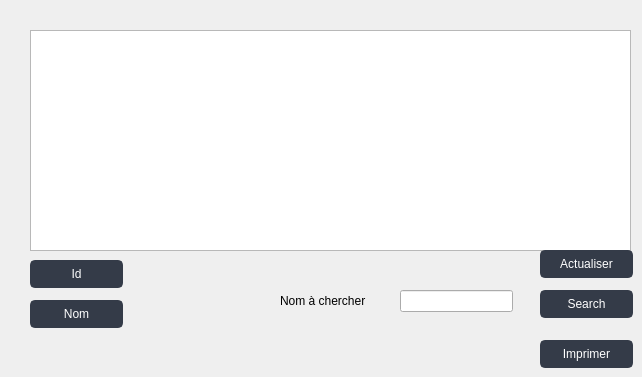
                    <widget class="QWidget" name="tab_11">
                     <attribute name="title">
                      <string>afficher</string>
                     </attribute>
                     <widget class="QTableView" name="tab_cat">
                      <property name="geometry">
                       <rect>
                        <x>30</x>
                        <y>30</y>
                        <width>601</width>
                        <height>221</height>
                       </rect>
                      </property>
                     </widget>
                     <widget class="QPushButton" name="tri_id">
                      <property name="geometry">
                       <rect>
                        <x>30</x>
                        <y>260</y>
                        <width>93</width>
                        <height>28</height>
                       </rect>
                      </property>
                      <property name="styleSheet">
                       <string notr="true">QPushButton {
	color: rgb(255, 255, 255);
	border: 2px solid rgb(52, 59, 72);
	font: 9pt &quot;Segoe UI&quot;;
	border-radius: 5px;	
	background-color: rgb(52, 59, 72);
}
QPushButton:hover {
	background-color: rgb(57, 65, 80);
	border: 2px solid rgb(61, 70, 86);
	

	background-position: right center;
    background-repeat: no-repeat;
}
QPushButton:pressed {	
	background-color: rgb(35, 40, 49);
	border: 2px solid rgb(43, 50, 61);
}</string>
                      </property>
                      <property name="text">
                       <string>Id</string>
                      </property>
                     </widget>
                     <widget class="QPushButton" name="tri_nom">
                      <property name="geometry">
                       <rect>
                        <x>30</x>
                        <y>300</y>
                        <width>93</width>
                        <height>28</height>
                       </rect>
                      </property>
                      <property name="styleSheet">
                       <string notr="true">QPushButton {
	color: rgb(255, 255, 255);
	border: 2px solid rgb(52, 59, 72);
	font: 9pt &quot;Segoe UI&quot;;
	border-radius: 5px;	
	background-color: rgb(52, 59, 72);
}
QPushButton:hover {
	background-color: rgb(57, 65, 80);
	border: 2px solid rgb(61, 70, 86);
	

	background-position: right center;
    background-repeat: no-repeat;
}
QPushButton:pressed {	
	background-color: rgb(35, 40, 49);
	border: 2px solid rgb(43, 50, 61);
}</string>
                      </property>
                      <property name="text">
                       <string>Nom</string>
                      </property>
                     </widget>
                     <widget class="QPushButton" name="btn_refresh">
                      <property name="geometry">
                       <rect>
                        <x>540</x>
                        <y>250</y>
                        <width>93</width>
                        <height>28</height>
                       </rect>
                      </property>
                      <property name="styleSheet">
                       <string notr="true">QPushButton {
	color: rgb(255, 255, 255);
	border: 2px solid rgb(52, 59, 72);
	font: 9pt &quot;Segoe UI&quot;;
	border-radius: 5px;	
	background-color: rgb(52, 59, 72);
}
QPushButton:hover {
	background-color: rgb(57, 65, 80);
	border: 2px solid rgb(61, 70, 86);
	

	background-position: right center;
    background-repeat: no-repeat;
}
QPushButton:pressed {	
	background-color: rgb(35, 40, 49);
	border: 2px solid rgb(43, 50, 61);
}</string>
                      </property>
                      <property name="text">
                       <string>Actualiser</string>
                      </property>
                     </widget>
                     <widget class="QPushButton" name="btn_rechercher_c">
                      <property name="geometry">
                       <rect>
                        <x>540</x>
                        <y>290</y>
                        <width>93</width>
                        <height>28</height>
                       </rect>
                      </property>
                      <property name="styleSheet">
                       <string notr="true">QPushButton {
	color: rgb(255, 255, 255);
	border: 2px solid rgb(52, 59, 72);
	font: 9pt &quot;Segoe UI&quot;;
	border-radius: 5px;	
	background-color: rgb(52, 59, 72);
}
QPushButton:hover {
	background-color: rgb(57, 65, 80);
	border: 2px solid rgb(61, 70, 86);
	

	background-position: right center;
    background-repeat: no-repeat;
}
QPushButton:pressed {	
	background-color: rgb(35, 40, 49);
	border: 2px solid rgb(43, 50, 61);
}</string>
                      </property>
                      <property name="text">
                       <string>Search</string>
                      </property>
                     </widget>
                     <widget class="QLabel" name="label_32">
                      <property name="geometry">
                       <rect>
                        <x>280</x>
                        <y>290</y>
                        <width>91</width>
                        <height>21</height>
                       </rect>
                      </property>
                      <property name="text">
                       <string>Nom à chercher</string>
                      </property>
                     </widget>
                     <widget class="QLineEdit" name="nom_a_chercher">
                      <property name="geometry">
                       <rect>
                        <x>400</x>
                        <y>290</y>
                        <width>113</width>
                        <height>22</height>
                       </rect>
                      </property>
                     </widget>
                     <widget class="QPushButton" name="btn_pdf">
                      <property name="geometry">
                       <rect>
                        <x>540</x>
                        <y>340</y>
                        <width>93</width>
                        <height>28</height>
                       </rect>
                      </property>
                      <property name="styleSheet">
                       <string notr="true">QPushButton {
	color: rgb(255, 255, 255);
	border: 2px solid rgb(52, 59, 72);
	font: 9pt &quot;Segoe UI&quot;;
	border-radius: 5px;	
	background-color: rgb(52, 59, 72);
}
QPushButton:hover {
	background-color: rgb(57, 65, 80);
	border: 2px solid rgb(61, 70, 86);
	

	background-position: right center;
    background-repeat: no-repeat;
}
QPushButton:pressed {	
	background-color: rgb(35, 40, 49);
	border: 2px solid rgb(43, 50, 61);
}</string>
                      </property>
                      <property name="text">
                       <string>Imprimer</string>
                      </property>
                     </widget>
                    </widget>
